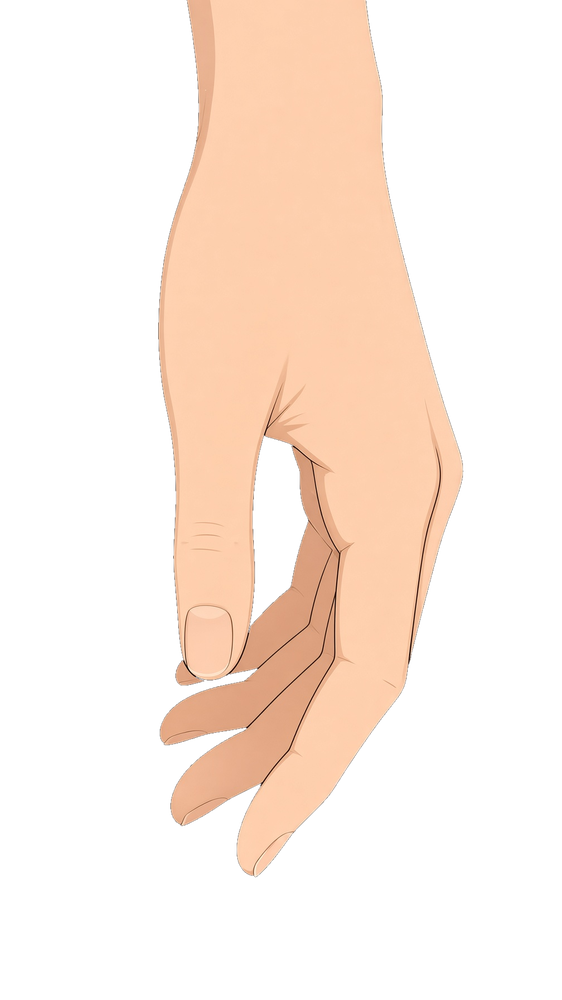
#> input picture ref/franzi/hands/relaxed.png, 562 x 1000 px, shrunk from 1008 x 1792 before the run, found by its file name
$ python locate.py
#> lines starting #> are read from the running program, lines starting #| are printed output that depends on the picture; after the words box and inside, x2 and y2 are one past the last pixel; in counts of white or black regions, pixels touching at a corner belong together
"""Find where each of Grok's cut-out segments of the relaxed hand close-up sits in the close-up (masked template match).

    ./harness/run.sh harness/franzi_hands/locate.py

`ref/franzi/hands/segments/relaxed/` holds the hand, the thumb, five finger pieces and four fingernails as small cropped PNGs, not full-canvas
layers, so their offsets into `ref/franzi/hands/relaxed.png` (1008 x 1792, the source pixel grid) are found by sliding each over the close-up and
scoring the mean squared colour difference over its own opaque pixels (a masked SSD with FFT convolutions). Same method as
harness/franzi_feet/locate.py. Writes out/franzi_hands/offsets.json and out/franzi_hands/layers.npz (full-canvas boolean masks: hand, thumb,
finger_1..finger_5, nail_1..nail_4).
"""

import glob
import json
from pathlib import Path

import numpy as np
from PIL import Image
from scipy.signal import fftconvolve

OUT = Path("out/franzi_hands")
OUT.mkdir(parents=True, exist_ok=True)
BASE = "ref/franzi/hands/segments/relaxed/"
img = np.array(Image.open("ref/franzi/hands/relaxed.png").convert("RGBA")).astype(float)
I = img[..., :3]
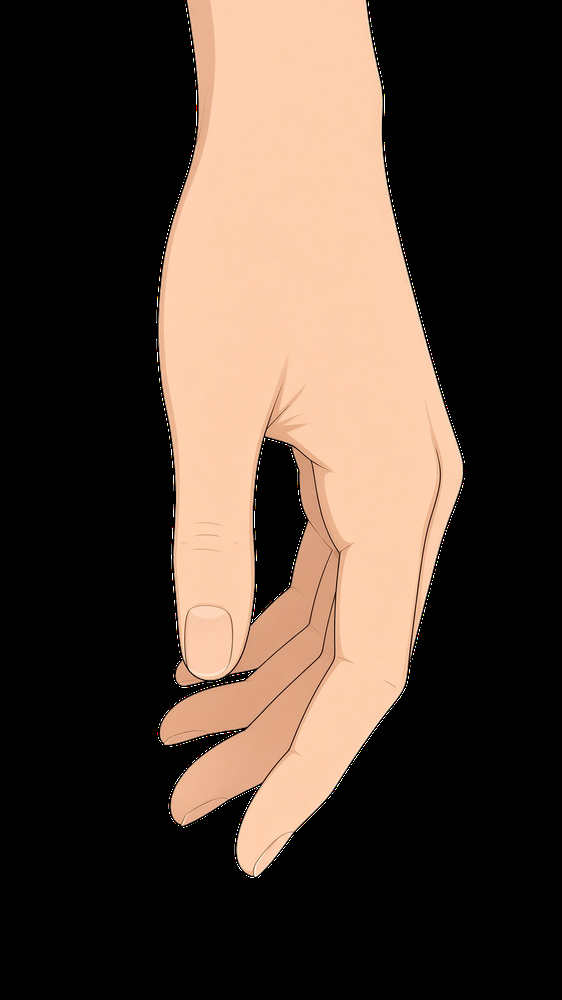
#> I: shape (1000, 562, 3) float64; mean R, G, B 79.7, 64.1, 53.4
H, W = I.shape[:2]
#> H = 1000; W = 562


def locate(path):
    seg = np.array(Image.open(path).convert("RGBA")).astype(float)
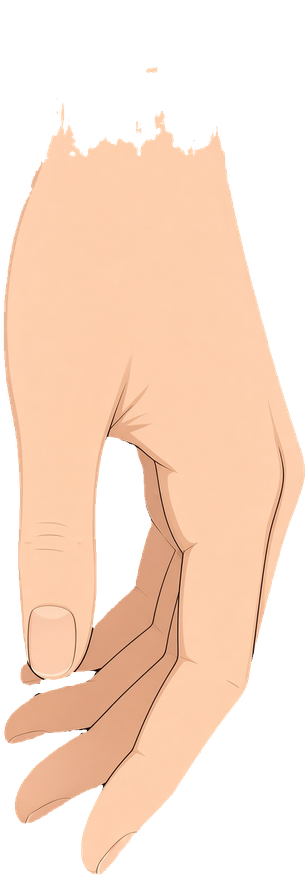
#> input picture ref/franzi/hands/segments/relaxed/hand.png, 307 x 878 px, shrunk from 551 x 1573 before the run, found by its file name
    m = (seg[..., 3] > 200).astype(float)
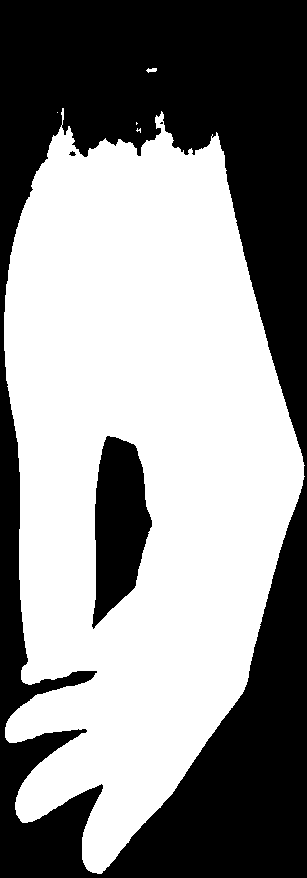
#> m: shape (878, 307) float64; values 0 (black) and 1 (white), 55.9% white; 4 black regions (1 under 20 px), largest, box (x1, y1, x2, y2) and area: (0, 0, 307, 878) 111371, (92, 436, 152, 629) 7589, (69, 151, 76, 156) 22
    T = seg[..., :3]
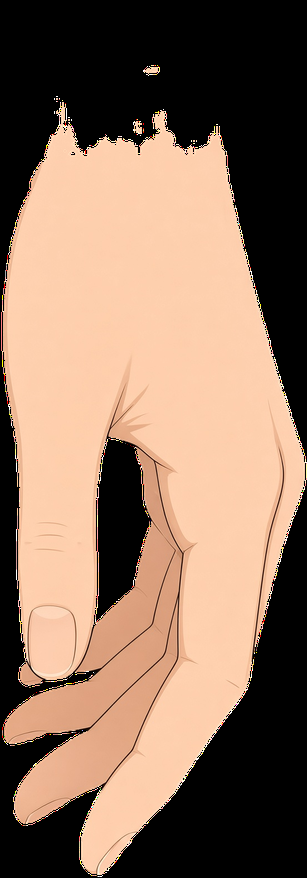
#> T: shape (878, 307, 3) float64; mean R, G, B 142.8, 114.6, 95.2
    npx = m.sum()
#> npx = 150559
    s_ii = sum(fftconvolve(I[..., c] ** 2, m[::-1, ::-1], mode="valid") for c in range(3))
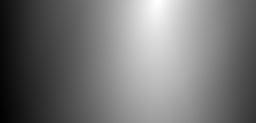
#> s_ii: shape (123, 256) float64; min 5.58e+09, max 1.93e+10, mean 1.19e+10; drawn with min black and max white
    s_it = sum(fftconvolve(I[..., c], (m * T[..., c])[::-1, ::-1], mode="valid") for c in range(3))
    s_tt = float((m[..., None] * T**2).sum())
#> s_tt = 1.93e+10
    score = np.real((s_ii - 2 * s_it + s_tt) / (3 * npx))
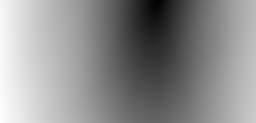
#> score: shape (123, 256) float64; min 25.44, max 29312.8, mean 16329.4; drawn with min black and max white
    y, x = np.unravel_index(int(np.argmin(score)), score.shape)
#> y = 0; x = 157
    return int(x), int(y), float(score[y, x]), m > 0


names = [("hand", BASE + "hand.png"), ("thumb", BASE + "thumb.png")]
names += [(f"finger_{i}", BASE + f"fingers/fingers-{i}.png") for i in range(1, 6)]
names += [(f"nail_{i}", BASE + f"fingernails/fingernails-{i}.png") for i in range(1, 5)]
layers, offsets = {}, {}
for name, path in names:
    x, y, score, mask = locate(path)
#> x = 157; y = 0; score = 25.44
    full = np.zeros((H, W), bool)
    h, w = mask.shape
#> h = 878; w = 307
    full[y : y + h, x : x + w] = mask
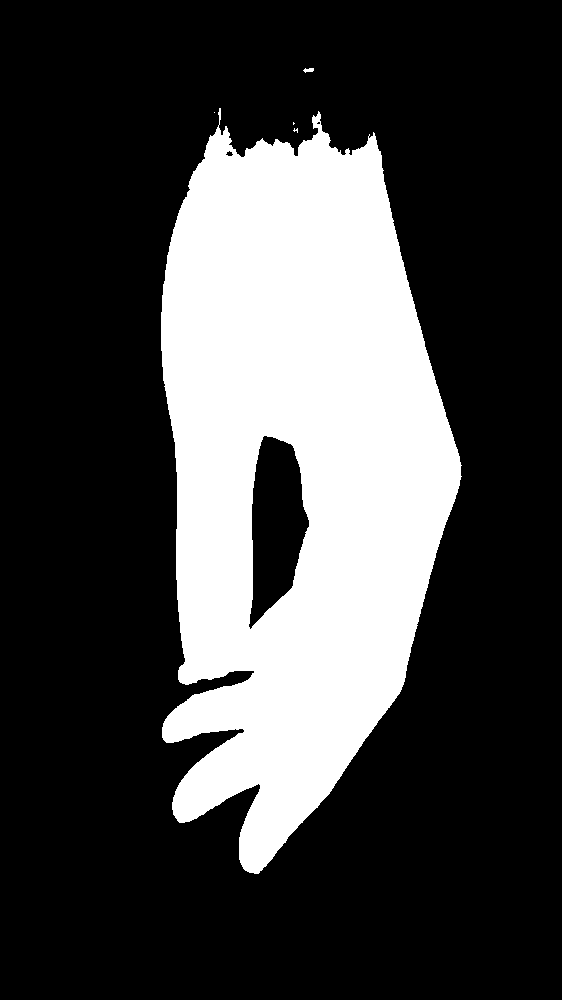
#> full: shape (1000, 562) bool; 26.8% white; 5 white regions (3 under 20 px), largest, box (x1, y1, x2, y2) and area: (161, 108, 462, 874) 150504, (303, 68, 314, 73) 37
    layers[name] = full
    offsets[name] = [x, y, round(score, 2)]
    ys, xs = np.nonzero(full)
    print(f"{name:9s} at x {x:4d} y {y:4d}  rms {score ** 0.5:6.2f}  bbox x {xs.min()}..{xs.max()}  y {ys.min()}..{ys.max()}")
#| hand      at x  157 y    0  rms   5.04  bbox x 161..461  y 68..873
#> pass 2 of the loop `for name, path in names:`:
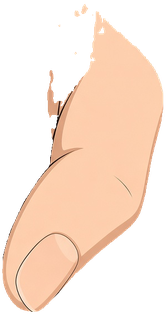
#> input picture ref/franzi/hands/segments/pointing/thumb.png, 166 x 314 px, shrunk from 298 x 563 before the run, found by its file name
#> seg: shape (314, 166, 4) float64
#> in locate (call 2), `m = (seg[..., 3] > 200).astype(float)`:
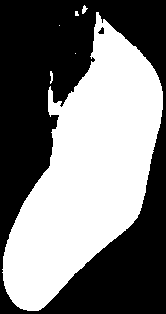
#> m: shape (314, 166) float64; values 0 (black) and 1 (white), 47.6% white; 6 white regions (3 under 20 px), largest, box (x1, y1, x2, y2) and area: (2, 12, 163, 311) 24755, (82, 5, 88, 14) 30, (50, 71, 53, 84) 28
#> T: shape (314, 166, 3) float64
#> npx = 24832
#> s_ii: shape (687, 397) float64
#> s_it: shape (687, 397) float64
#> s_tt = 3.24e+09
#> in locate (call 2), `y, x = np.unravel_index(int(np.argmin(score)), score.shape)`: y = 127; x = 203
#> `x, y, score, mask = locate(path)`: y = 127; score = 390.2
#> `full[y : y + h, x : x + w] = mask`:
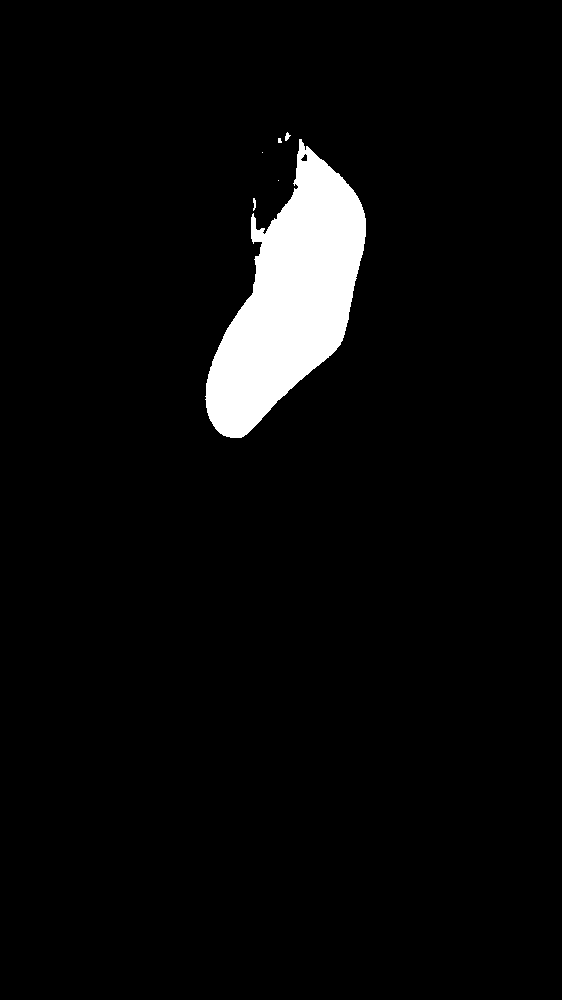
#> full: shape (1000, 562) bool; 4.4% white; 6 white regions (3 under 20 px), largest, box (x1, y1, x2, y2) and area: (205, 139, 366, 438) 24755, (285, 132, 291, 141) 30, (253, 198, 256, 211) 28
#| thumb     at x  203 y  127  rms  19.75  bbox x 205..365  y 132..437
#> pass 3 of the loop `for name, path in names:`:
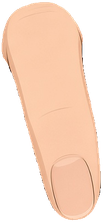
#> input picture ref/franzi/hands/segments/fist/fingers/fingers-1.png, 103 x 222 px, shrunk from 184 x 397 before the run, found by its file name
#> seg: shape (222, 103, 4) float64
#> in locate (call 3), `m = (seg[..., 3] > 200).astype(float)`:
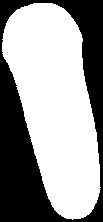
#> m: shape (222, 103) float64; values 0 (black) and 1 (white), 60.2% white; 1 black region, box (x1, y1, x2, y2) and area: (0, 0, 103, 222) 9096
#> T: shape (222, 103, 3) float64
#> npx = 13770
#> s_ii: shape (779, 460) float64
#> s_it: shape (779, 460) float64
#> s_tt = 1.77e+09
#> in locate (call 3), `y, x = np.unravel_index(int(np.argmin(score)), score.shape)`: y = 227; x = 245
#> `x, y, score, mask = locate(path)`: y = 227; score = 158.4
#> `full[y : y + h, x : x + w] = mask`:
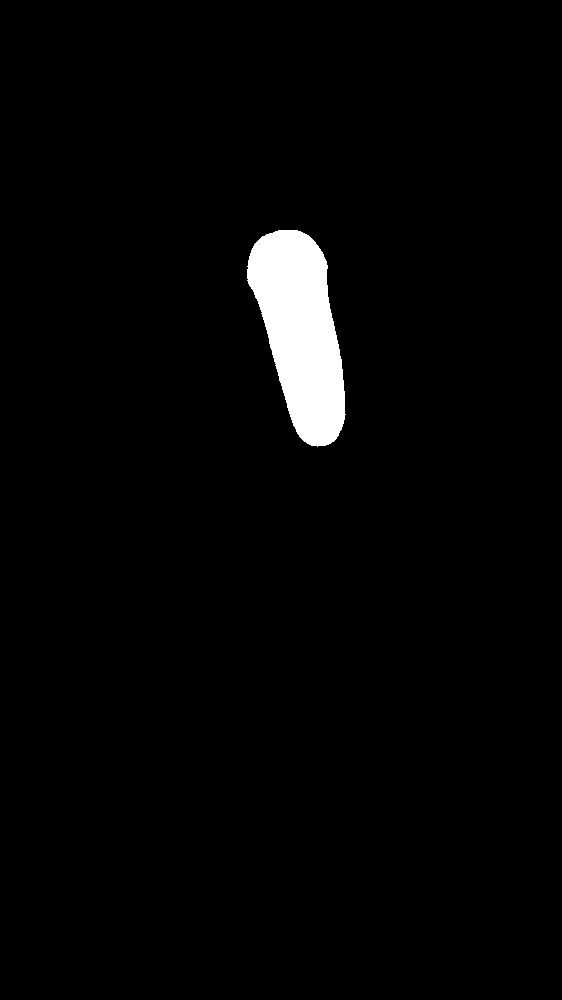
#> full: shape (1000, 562) bool; 2.5% white; 1 white region, box (x1, y1, x2, y2) and area: (247, 230, 346, 447) 13770
#> ys = 13770 values from 230 to 446; xs = 13770 values, max 345 at index 12452, min 247 at index 2244, mean 300.3
#| finger_1  at x  245 y  227  rms  12.59  bbox x 247..345  y 230..446
#> (the run stopped early here; a loop or call above may not have finished)
